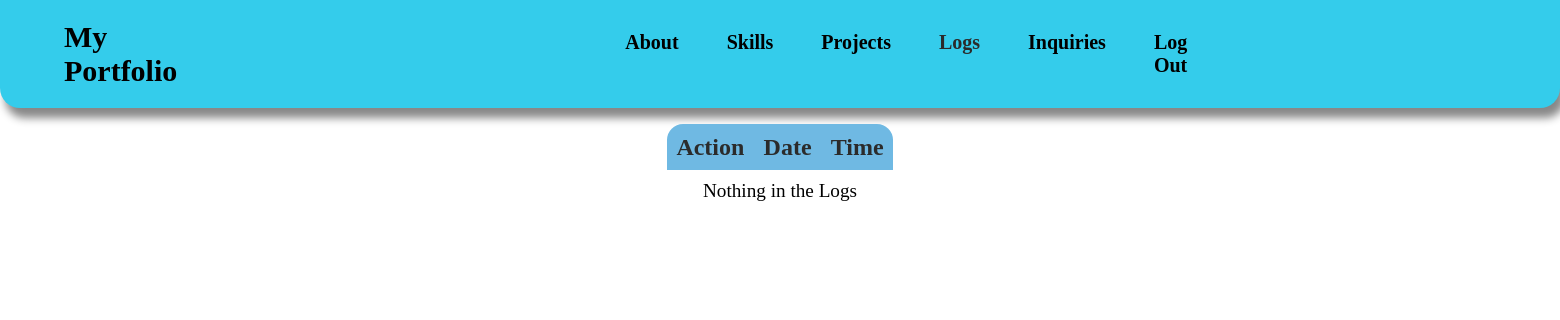
Page /php/logs.php (signed in) on the earlier database version.
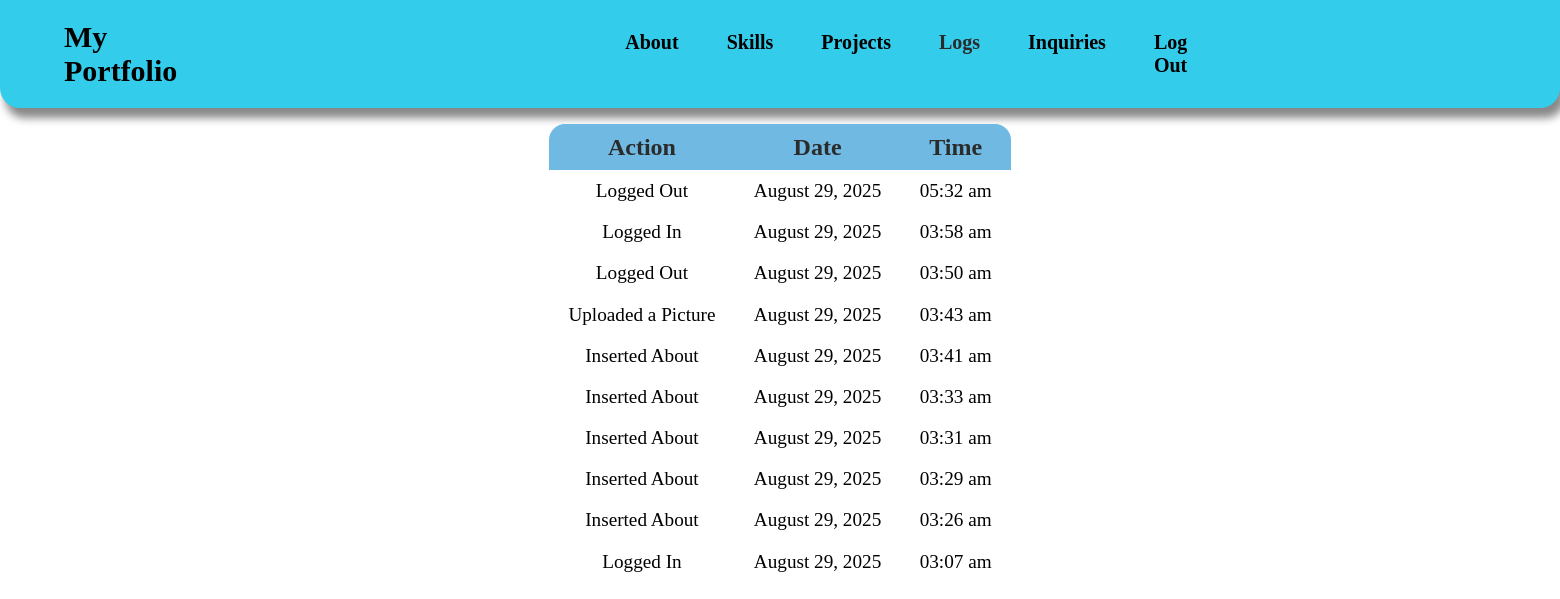
Same page on the later database version.
### tables this page shows
CREATE TABLE `logs` (
  `id` int(11) NOT NULL,
  `user_id` int(255) NOT NULL,
  `action` text NOT NULL,
  `timestamp` timestamp NOT NULL DEFAULT current_timestamp() ON UPDATE current_timestamp()
);

### php/logs.php (the view, shortened to what this page needs)
<!DOCTYPE html>
<html lang="en">
<head>
    <link rel="stylesheet" href="../css/logs.css">
</head>
<body>
<?php
require_once "config.php";
$user_id = $_SESSION["id"];
$rows_per_page = 18;
$page = isset($_GET['page']) && is_numeric($_GET['page']) ? intval($_GET['page']) : 1;
$offset = ($page - 1) * $rows_per_page;
$query = "SELECT * FROM logs WHERE user_id=$user_id ORDER BY timestamp DESC LIMIT $rows_per_page OFFSET $offset";
$result = mysqli_query($conn, $query);
?>
<div class="header">
    <div class="header_container">
        <div class="nav_bar">
            <h1 class="header_title"> <a href="/my_portfolio/php/dashboard.php"> My Portfolio </a> </h1>
            <nav class="header_text">
                <ul>
                    <li> <a href="../admin/about/about.php"> About </a> </li>
                    <li id="skills"> <a href="../admin/skills/skills.php"> Skills </a> </li>
                    <li id="projects"> <a href="../admin/projects/projects.php"> Projects </a> </li>
                    <li id="logs"> <a href="../php/logs.php"> Logs </a> </li>
                    <li id="inquiries"> <a href="../php/inquiries.php"> Inquiries </a> </li>
                    <li> <a href="/my_portfolio/php/logout.php" onclick="return confirm('Are you sure you want to Log Out?')"> Log Out </a> </li>
                </ul>
            </nav>
        </div>
    </div>
</div>
<div class="table_container">
    <div id="table" class="activity_log_data_table">
        <table class="styled_table" id="data">
            <thead>
                <tr class="header_row">
                    <th> Action </th>
                    <th> Date </th>
                    <th> Time </th>
                </tr>
            </thead>
            <tbody>
            <?php
            if (mysqli_num_rows($result) > 0) {
                while ($row = mysqli_fetch_assoc($result)) {
                    $time = new DateTime($row['timestamp']);
                    $date = $time->format('F j, Y');
                    $time = $time->format('h:i a');
                    echo "<tr>
                            <td>{$row['action']}</td>
                            <td>{$date}</td>
                            <td>{$time}</td>
                          </tr>";
                }
            } else {
                echo '<tr><td colspan="3" id="add">Nothing in the Logs</td></tr>';
            }
            ?>
            </tbody>
        </table>
    </div>
</div>
</body>
</html>

### css/logs.css (style rules this page uses)
body { min-height: 100vh; width: 100%; margin: 0; padding: 0; box-sizing: border-box; overflow-x: hidden; }
h1 a { display: inline-flex; text-decoration: none; color: black; }
.header { background-color: #34cceb; border-radius: 0px 0px 20px 20px; box-shadow: 5px 10px 8px #888888; }
.header_container { display: inline-block; width: 100% }
.nav_bar { display: inline-flex; align-items: center; gap: 28rem; }
.header_text { font-weight: 700; font-size: 20px; padding: 0; }
.header_text li { list-style: none; display: flex; }
ul { gap: 3rem; display: inline-flex; padding: 0; }
.header_text li a { text-decoration: none; color: black; }
.header_title { font-size: 30px; display: flex; justify-content: flex-start; padding: 0 0 0 4rem; }
.table_container { display: flex; justify-content: center; }
.styled_table { text-align: center; margin-top: 1rem; overflow: hidden; border-radius: 1rem 1rem 0 0; }
.header_row { font-size: 1.5rem; }
td { padding: 0.6rem 1.2rem; font-size: 1.2rem; }
li#logs a { color: #2B2B2B; }
.styled_table thead tr { background-color: #6fb9e3; color: #2B2B2B; }
table { border-collapse: collapse; }
th { padding: 0.6rem; }

Differences in the rows shown:
added logs: action "Logged Out", timestamp "August 29, 2025", timestamp "05:32 am"
added logs: action "Logged In", timestamp "August 29, 2025", timestamp "03:58 am"
added logs: action "Logged Out", timestamp "August 29, 2025", timestamp "03:50 am"
added logs: action "Uploaded a Picture", timestamp "August 29, 2025", timestamp "03:43 am"
added logs: action "Inserted About", timestamp "August 29, 2025", timestamp "03:41 am"
added logs: action "Inserted About", timestamp "August 29, 2025", timestamp "03:33 am"
added logs: action "Inserted About", timestamp "August 29, 2025", timestamp "03:31 am"
added logs: action "Inserted About", timestamp "August 29, 2025", timestamp "03:29 am"
added logs: action "Inserted About", timestamp "August 29, 2025", timestamp "03:26 am"
added logs: action "Logged In", timestamp "August 29, 2025", timestamp "03:07 am"
Other differences:
text no longer shown: "Nothing in the Logs"
